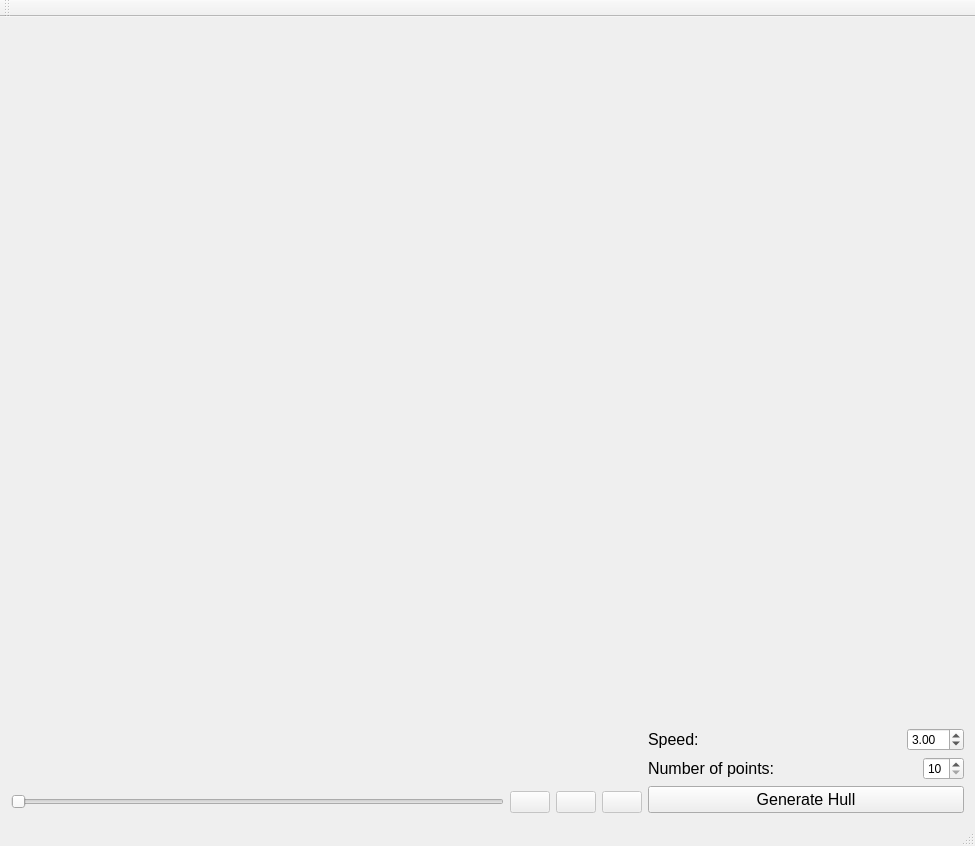
<?xml version="1.0" encoding="UTF-8"?>
<ui version="4.0">
 <class>MainWindow</class>
 <widget class="QMainWindow" name="MainWindow">
  <property name="geometry">
   <rect>
    <x>0</x>
    <y>0</y>
    <width>975</width>
    <height>846</height>
   </rect>
  </property>
  <property name="windowTitle">
   <string>MainWindow</string>
  </property>
  <widget class="QWidget" name="centralWidget">
   <layout class="QHBoxLayout" name="horizontalLayout_5">
    <item>
     <layout class="QHBoxLayout" name="horizontalLayout_4" stretch="2,1">
      <item>
       <layout class="QVBoxLayout" name="verticalLayout_2">
        <item>
         <widget class="DrawArea" name="widget" native="true"/>
        </item>
        <item>
         <layout class="QHBoxLayout" name="horizontalLayout">
          <item>
           <widget class="QSlider" name="horizontalSlider">
            <property name="enabled">
             <bool>false</bool>
            </property>
            <property name="orientation">
             <enum>Qt::Horizontal</enum>
            </property>
           </widget>
          </item>
          <item>
           <widget class="QPushButton" name="pushButton_3">
            <property name="enabled">
             <bool>false</bool>
            </property>
            <property name="text">
             <string/>
            </property>
            <property name="icon">
             <iconset resource="recources.qrc">
              <normaloff>:/icons/play.png</normaloff>
              <normalon>:/icons/pause.ico</normalon>:/icons/play.png</iconset>
            </property>
           </widget>
          </item>
          <item>
           <widget class="QPushButton" name="pushButton_4">
            <property name="enabled">
             <bool>false</bool>
            </property>
            <property name="text">
             <string/>
            </property>
            <property name="icon">
             <iconset resource="recources.qrc">
              <normaloff>:/icons/pause.ico</normaloff>:/icons/pause.ico</iconset>
            </property>
           </widget>
          </item>
          <item>
           <widget class="QPushButton" name="pushButton">
            <property name="enabled">
             <bool>false</bool>
            </property>
            <property name="text">
             <string/>
            </property>
            <property name="icon">
             <iconset resource="recources.qrc">
              <normaloff>:/icons/stop.png</normaloff>:/icons/stop.png</iconset>
            </property>
           </widget>
          </item>
         </layout>
        </item>
       </layout>
      </item>
      <item>
       <layout class="QVBoxLayout" name="verticalLayout">
        <item>
         <spacer name="verticalSpacer_2">
          <property name="orientation">
           <enum>Qt::Vertical</enum>
          </property>
          <property name="sizeHint" stdset="0">
           <size>
            <width>20</width>
            <height>40</height>
           </size>
          </property>
         </spacer>
        </item>
        <item>
         <widget class="QLabel" name="label_3">
          <property name="text">
           <string/>
          </property>
          <property name="pixmap">
           <pixmap resource="recources.qrc">:/icons/logoHull.svg</pixmap>
          </property>
          <property name="scaledContents">
           <bool>true</bool>
          </property>
         </widget>
        </item>
        <item>
         <spacer name="verticalSpacer">
          <property name="orientation">
           <enum>Qt::Vertical</enum>
          </property>
          <property name="sizeHint" stdset="0">
           <size>
            <width>20</width>
            <height>40</height>
           </size>
          </property>
         </spacer>
        </item>
        <item>
         <layout class="QHBoxLayout" name="horizontalLayout_3">
          <item>
           <widget class="QLabel" name="label">
            <property name="font">
             <font>
              <pointsize>12</pointsize>
             </font>
            </property>
            <property name="text">
             <string>Speed:</string>
            </property>
           </widget>
          </item>
          <item>
           <spacer name="horizontalSpacer">
            <property name="orientation">
             <enum>Qt::Horizontal</enum>
            </property>
            <property name="sizeHint" stdset="0">
             <size>
              <width>40</width>
              <height>20</height>
             </size>
            </property>
           </spacer>
          </item>
          <item>
           <widget class="QDoubleSpinBox" name="doubleSpinBox">
            <property name="decimals">
             <number>2</number>
            </property>
            <property name="minimum">
             <double>2.000000000000000</double>
            </property>
            <property name="singleStep">
             <double>0.100000000000000</double>
            </property>
            <property name="value">
             <double>3.000000000000000</double>
            </property>
           </widget>
          </item>
         </layout>
        </item>
        <item>
         <layout class="QHBoxLayout" name="horizontalLayout_2">
          <item>
           <widget class="QLabel" name="label_2">
            <property name="font">
             <font>
              <pointsize>12</pointsize>
             </font>
            </property>
            <property name="text">
             <string>Number of points:</string>
            </property>
           </widget>
          </item>
          <item>
           <spacer name="horizontalSpacer_2">
            <property name="orientation">
             <enum>Qt::Horizontal</enum>
            </property>
            <property name="sizeHint" stdset="0">
             <size>
              <width>18</width>
              <height>20</height>
             </size>
            </property>
           </spacer>
          </item>
          <item>
           <widget class="QSpinBox" name="spinBox">
            <property name="minimum">
             <number>10</number>
            </property>
            <property name="maximum">
             <number>40</number>
            </property>
           </widget>
          </item>
         </layout>
        </item>
        <item>
         <widget class="QPushButton" name="pushButton_2">
          <property name="font">
           <font>
            <pointsize>12</pointsize>
           </font>
          </property>
          <property name="text">
           <string>Generate Hull</string>
          </property>
         </widget>
        </item>
       </layout>
      </item>
     </layout>
    </item>
   </layout>
  </widget>
  <widget class="QMenuBar" name="menuBar">
   <property name="geometry">
    <rect>
     <x>0</x>
     <y>0</y>
     <width>975</width>
     <height>19</height>
    </rect>
   </property>
  </widget>
  <widget class="QToolBar" name="mainToolBar">
   <attribute name="toolBarArea">
    <enum>TopToolBarArea</enum>
   </attribute>
   <attribute name="toolBarBreak">
    <bool>false</bool>
   </attribute>
  </widget>
  <widget class="QStatusBar" name="statusBar"/>
 </widget>
 <layoutdefault spacing="6" margin="11"/>
 <customwidgets>
  <customwidget>
   <class>DrawArea</class>
   <extends>QWidget</extends>
   <header>drawarea.h</header>
   <container>1</container>
   <slots>
    <signal>moveSlider(int)</signal>
    <signal>end()</signal>
    <slot>start()</slot>
    <slot>moveToStep(int)</slot>
    <slot>stop()</slot>
    <slot>pause()</slot>
    <slot>setSpeed(double)</slot>
   </slots>
  </customwidget>
 </customwidgets>
 <resources>
  <include location="recources.qrc"/>
 </resources>
 <connections>
  <connection>
   <sender>pushButton_2</sender>
   <signal>clicked()</signal>
   <receiver>MainWindow</receiver>
   <slot>generateHull()</slot>
   <hints>
    <hint type="sourcelabel">
     <x>697</x>
     <y>806</y>
    </hint>
    <hint type="destinationlabel">
     <x>691</x>
     <y>821</y>
    </hint>
   </hints>
  </connection>
  <connection>
   <sender>pushButton</sender>
   <signal>clicked()</signal>
   <receiver>widget</receiver>
   <slot>stop()</slot>
   <hints>
    <hint type="sourcelabel">
     <x>610</x>
     <y>618</y>
    </hint>
    <hint type="destinationlabel">
     <x>529</x>
     <y>386</y>
    </hint>
   </hints>
  </connection>
  <connection>
   <sender>horizontalSlider</sender>
   <signal>sliderMoved(int)</signal>
   <receiver>widget</receiver>
   <slot>moveToStep(int)</slot>
   <hints>
    <hint type="sourcelabel">
     <x>319</x>
     <y>620</y>
    </hint>
    <hint type="destinationlabel">
     <x>325</x>
     <y>371</y>
    </hint>
   </hints>
  </connection>
  <connection>
   <sender>pushButton_3</sender>
   <signal>clicked()</signal>
   <receiver>widget</receiver>
   <slot>start()</slot>
   <hints>
    <hint type="sourcelabel">
     <x>544</x>
     <y>617</y>
    </hint>
    <hint type="destinationlabel">
     <x>559</x>
     <y>409</y>
    </hint>
   </hints>
  </connection>
  <connection>
   <sender>pushButton_4</sender>
   <signal>clicked()</signal>
   <receiver>widget</receiver>
   <slot>pause()</slot>
   <hints>
    <hint type="sourcelabel">
     <x>577</x>
     <y>626</y>
    </hint>
    <hint type="destinationlabel">
     <x>581</x>
     <y>401</y>
    </hint>
   </hints>
  </connection>
  <connection>
   <sender>doubleSpinBox</sender>
   <signal>valueChanged(double)</signal>
   <receiver>widget</receiver>
   <slot>setSpeed(double)</slot>
   <hints>
    <hint type="sourcelabel">
     <x>919</x>
     <y>726</y>
    </hint>
    <hint type="destinationlabel">
     <x>599</x>
     <y>340</y>
    </hint>
   </hints>
  </connection>
  <connection>
   <sender>widget</sender>
   <signal>moveSlider(int)</signal>
   <receiver>MainWindow</receiver>
   <slot>moveSlider(int)</slot>
   <hints>
    <hint type="sourcelabel">
     <x>113</x>
     <y>385</y>
    </hint>
    <hint type="destinationlabel">
     <x>128</x>
     <y>502</y>
    </hint>
   </hints>
  </connection>
  <connection>
   <sender>pushButton_3</sender>
   <signal>clicked()</signal>
   <receiver>MainWindow</receiver>
   <slot>playPressed()</slot>
   <hints>
    <hint type="sourcelabel">
     <x>539</x>
     <y>627</y>
    </hint>
    <hint type="destinationlabel">
     <x>529</x>
     <y>728</y>
    </hint>
   </hints>
  </connection>
  <connection>
   <sender>pushButton_4</sender>
   <signal>clicked()</signal>
   <receiver>MainWindow</receiver>
   <slot>pausePressed()</slot>
   <hints>
    <hint type="sourcelabel">
     <x>570</x>
     <y>626</y>
    </hint>
    <hint type="destinationlabel">
     <x>570</x>
     <y>738</y>
    </hint>
   </hints>
  </connection>
  <connection>
   <sender>pushButton</sender>
   <signal>clicked()</signal>
   <receiver>MainWindow</receiver>
   <slot>stopPressed()</slot>
   <hints>
    <hint type="sourcelabel">
     <x>603</x>
     <y>626</y>
    </hint>
    <hint type="destinationlabel">
     <x>704</x>
     <y>656</y>
    </hint>
   </hints>
  </connection>
  <connection>
   <sender>widget</sender>
   <signal>end()</signal>
   <receiver>MainWindow</receiver>
   <slot>endOfAlgorithm()</slot>
   <hints>
    <hint type="sourcelabel">
     <x>612</x>
     <y>174</y>
    </hint>
    <hint type="destinationlabel">
     <x>694</x>
     <y>167</y>
    </hint>
   </hints>
  </connection>
  <connection>
   <sender>horizontalSlider</sender>
   <signal>sliderMoved(int)</signal>
   <receiver>MainWindow</receiver>
   <slot>enablePlay(int)</slot>
   <hints>
    <hint type="sourcelabel">
     <x>238</x>
     <y>623</y>
    </hint>
    <hint type="destinationlabel">
     <x>238</x>
     <y>681</y>
    </hint>
   </hints>
  </connection>
 </connections>
 <slots>
  <slot>generateHull()</slot>
  <slot>moveSlider(int)</slot>
  <slot>playPressed()</slot>
  <slot>pausePressed()</slot>
  <slot>stopPressed()</slot>
  <slot>endOfAlgorithm()</slot>
  <slot>enablePlay(int)</slot>
 </slots>
</ui>
